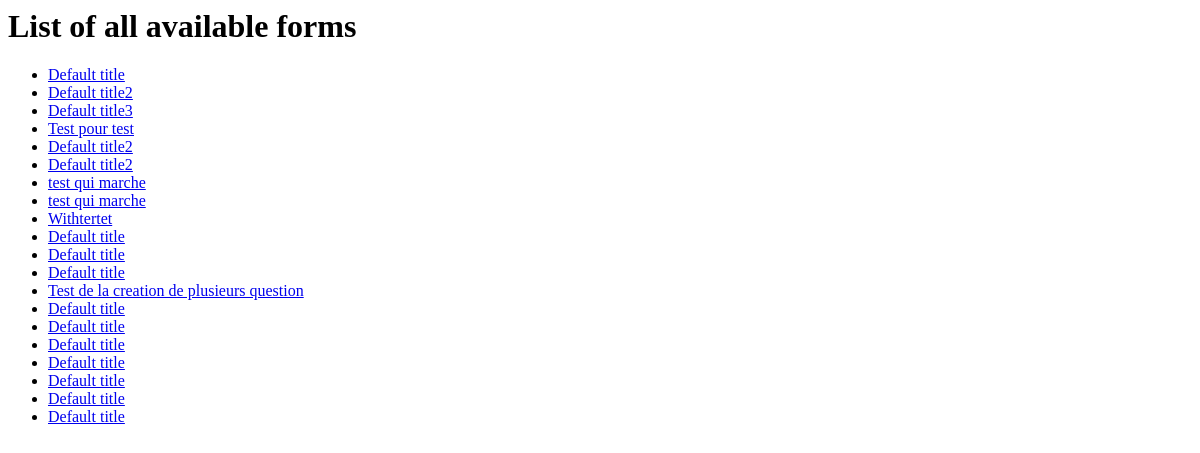
The app's page /index, older data.
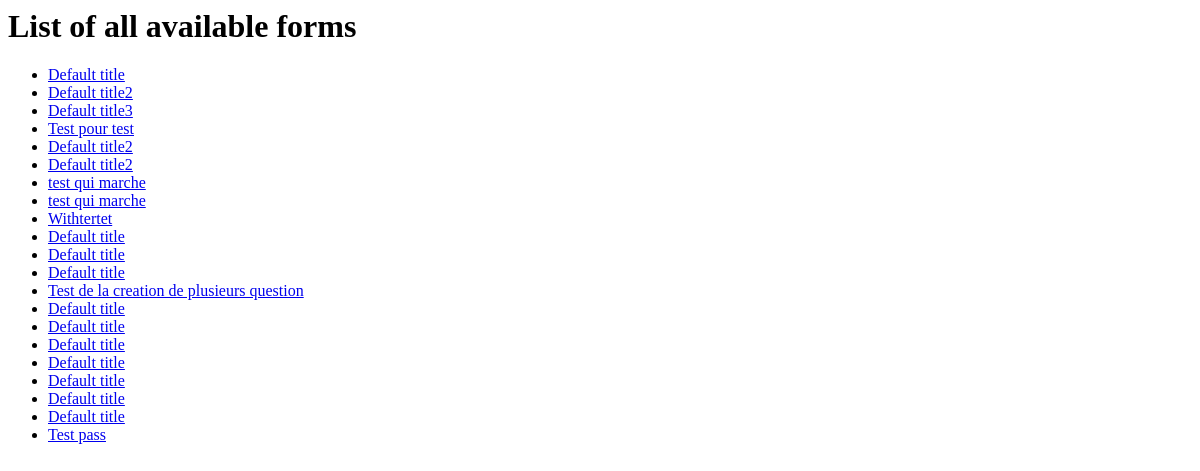
The same page, newer data.
### Formulaire/models.py (models this page shows, shortened)
class Form(models.Model) :
    title = models.CharField(max_length=200,default = 'Default title')
    password = models.CharField(max_length=20)

### Formulaire/views.py (the view)
# urls.py: url(r'^index', views.index, name = 'index'),
def index(request):
    all_forms = Form.objects.all()
    context = {
        'all_forms' : all_forms
    }
    return render(request, 'Formulaire/index.html', context)

### Formulaire/templates/Formulaire/index.html
{% if all_forms  %}
    <h1> List of all available forms</h1>
    <ul>
        {% for form in all_forms %}
        <li><a href="/{{ form.id }}">{{ form.title }}</a></li>
        {% endfor %}
    </ul>
{% else %}
    <h3> No form available</h3>
{% endif %}

Row changes from the older to the newer data that the page shows:
added Form: title "Test pass"
